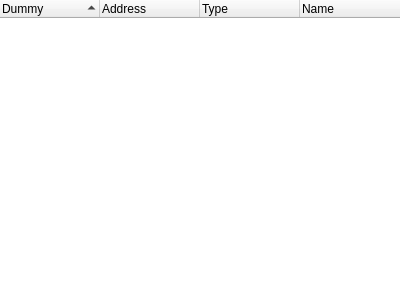
<?xml version="1.0" encoding="UTF-8"?>
<ui version="4.0">
 <class>SymbolsWidget</class>
 <widget class="QDockWidget" name="SymbolsWidget">
  <property name="geometry">
   <rect>
    <x>0</x>
    <y>0</y>
    <width>400</width>
    <height>300</height>
   </rect>
  </property>
  <property name="windowTitle">
   <string notr="true">Symbols</string>
  </property>
  <widget class="QWidget" name="dockWidgetContents">
   <layout class="QVBoxLayout" name="verticalLayout">
    <property name="leftMargin">
     <number>0</number>
    </property>
    <property name="topMargin">
     <number>0</number>
    </property>
    <property name="rightMargin">
     <number>0</number>
    </property>
    <property name="bottomMargin">
     <number>0</number>
    </property>
    <item>
     <widget class="QTreeWidget" name="symbolsTreeWidget">
      <property name="frameShape">
       <enum>QFrame::NoFrame</enum>
      </property>
      <property name="lineWidth">
       <number>0</number>
      </property>
      <property name="sortingEnabled">
       <bool>true</bool>
      </property>
      <column>
       <property name="text">
        <string>Dummy</string>
       </property>
      </column>
      <column>
       <property name="text">
        <string>Address</string>
       </property>
      </column>
      <column>
       <property name="text">
        <string>Type</string>
       </property>
      </column>
      <column>
       <property name="text">
        <string>Name</string>
       </property>
      </column>
     </widget>
    </item>
   </layout>
  </widget>
 </widget>
 <resources/>
 <connections/>
</ui>
